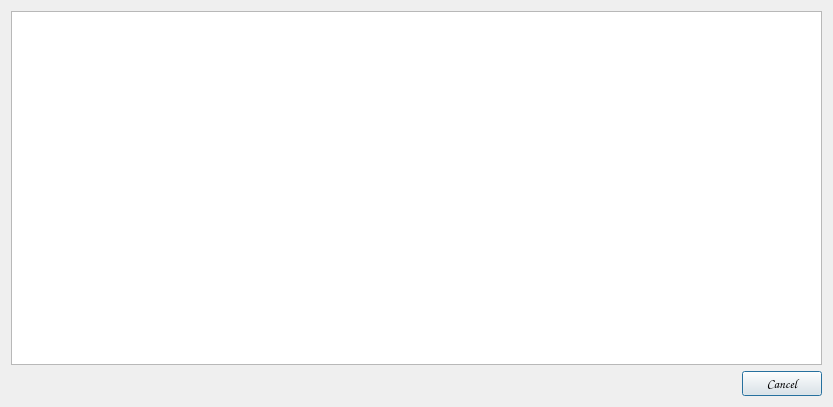
<?xml version="1.0" encoding="UTF-8"?>
<ui version="4.0">
 <class>Dialog</class>
 <widget class="QDialog" name="Dialog">
  <property name="geometry">
   <rect>
    <x>0</x>
    <y>0</y>
    <width>833</width>
    <height>407</height>
   </rect>
  </property>
  <property name="sizePolicy">
   <sizepolicy hsizetype="Expanding" vsizetype="Expanding">
    <horstretch>0</horstretch>
    <verstretch>0</verstretch>
   </sizepolicy>
  </property>
  <property name="windowTitle">
   <string>Results</string>
  </property>
  <layout class="QGridLayout" name="gridLayout">
   <item row="1" column="0">
    <spacer name="horizontalSpacer">
     <property name="orientation">
      <enum>Qt::Horizontal</enum>
     </property>
     <property name="sizeHint" stdset="0">
      <size>
       <width>40</width>
       <height>20</height>
      </size>
     </property>
    </spacer>
   </item>
   <item row="1" column="1">
    <widget class="QPushButton" name="pushButton">
     <property name="font">
      <font>
       <family>Comic Sans MS</family>
       <pointsize>10</pointsize>
       <weight>50</weight>
       <bold>false</bold>
      </font>
     </property>
     <property name="text">
      <string>Cancel</string>
     </property>
    </widget>
   </item>
   <item row="0" column="0" colspan="2">
    <widget class="QTableView" name="tableView">
     <attribute name="horizontalHeaderStretchLastSection">
      <bool>true</bool>
     </attribute>
     <attribute name="verticalHeaderStretchLastSection">
      <bool>false</bool>
     </attribute>
    </widget>
   </item>
  </layout>
 </widget>
 <layoutdefault spacing="6" margin="11"/>
 <resources/>
 <connections>
  <connection>
   <sender>pushButton</sender>
   <signal>clicked()</signal>
   <receiver>Dialog</receiver>
   <slot>reject()</slot>
   <hints>
    <hint type="sourcelabel">
     <x>346</x>
     <y>372</y>
    </hint>
    <hint type="destinationlabel">
     <x>254</x>
     <y>382</y>
    </hint>
   </hints>
  </connection>
 </connections>
</ui>
